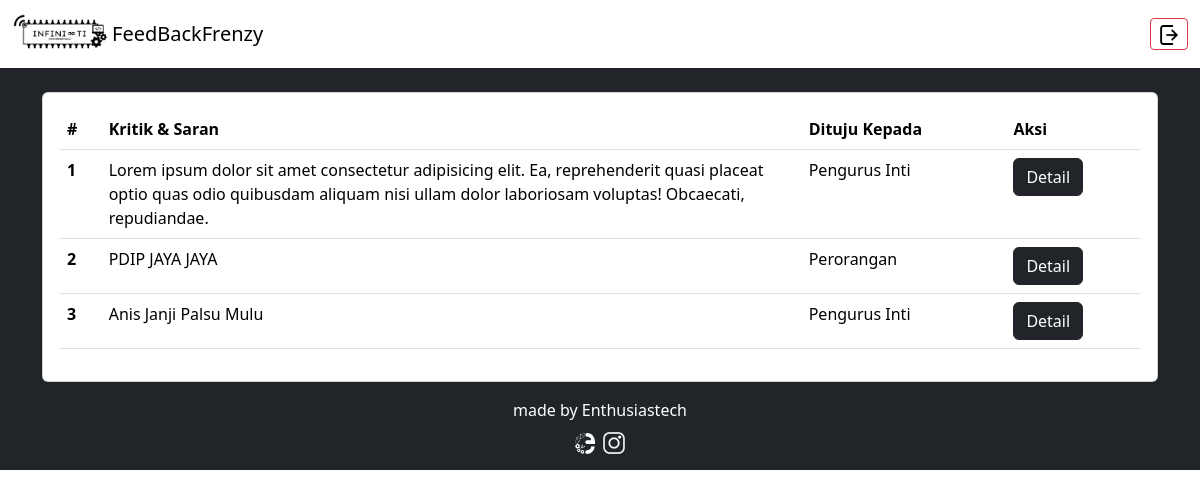
Screenshot of /dashboard.php (signed in) with the database file from the repository.
### tables this page shows
CREATE TABLE `feedback` (
  `id` int(11) NOT NULL,
  `kritik` text NOT NULL,
  `kepada` enum('Perorangan','Pengurus Inti','Keanggotaan') NOT NULL,
  `penerima` varchar(50) DEFAULT NULL
);

### dashboard.php (the view, shortened to what this page needs)
<?php
  include "koneksi/function.php";
?>
<!DOCTYPE html>
<html lang="en">
    <head>
        <link
          href="https://cdn.jsdelivr.net/npm/bootstrap@5.3.1/dist/css/bootstrap.min.css"
          rel="stylesheet"
        />
      </head>
<body>
    <div class="bg-dark h-100">
        <nav class="navbar sticky-top bg-white shadow-sm">
            <div class="container-fluid">
              <a class="navbar-brand d-flex justify-content-center align-items-center" href="#">
                <img src="asset/logo-angkatan.png" alt="Logo" width="100" class="d-inline-block align-text-top  text-center">
                FeedBackFrenzy
              </a>
                  <a class="btn btn-sm btn-outline-danger " href="logout.php" onclick="return confirm('yakin ingin logout?')">
                <img src="asset/logout.png" style="width: 20px;" alt=""></a>
            </div>
          </nav>
    <div class="container">
        <div class="card mt-4 overflow-x-scroll">
            <div class="card-body">
            <?php
            $mhs = mysqli_query($conn,"SELECT * FROM feedback");
            ?>
                <table class="table table-hover">
                    <thead>
                      <tr>
                        <th scope="col">#</th>
                        <th scope="col">Kritik & Saran</th>
                        <th scope="col">Dituju Kepada</th>
                        <th scope="col">Aksi</th>
                      </tr>
                    </thead>
                    <?php
                     $no = 1;
                     foreach($mhs as $f) :
                    ?>
                    <tbody>
                      <tr>
                        <th scope="row"><?= $no++;?></th>
                        <td style="width : 700px;"><?= $f['kritik'];?></td>
                        <td><?= $f['kepada'];?></td>
                        <td>
                            <button type="button" class="btn btn-dark" data-bs-toggle="modal" data-bs-target="#staticBackdrop<?= $f['id'];?>">
                                Detail
                            </button>
                        </td>
                      </tr>
                     <?php endforeach;?>
                    </tbody>
                  </table>
            </div>
        </div>
    </div>
</div>
<footer>
    <div class="d-flex flex-column justify-content-center align-items-center bg-dark py-3">
        <span class="fw-light text-white">made by Enthusiastech</span>
    <div class="pt-2 gap-2 d-flex">
        <a href="https://enthusiastech.vercel.app" target="_blank"><img src="asset/logo-enthusiastech-putih.png" width="20" alt=""></a>
    <a href="https://instagram.com/enthusiastech.id" target="_blank"><img src="asset/logo-ig-putih.png" height="22" alt=""></a>
    </div>
</div>
</footer>
</body>
</html>

### rows the page displays
feedback: kritik "Lorem ipsum dolor sit amet consectetur adipisicing elit. Ea, reprehenderit quasi placeat optio quas odio quibusdam aliquam nisi ullam dolor laboriosam voluptas! Obcaecati, repudiandae.", kepada "Pengurus Inti"
feedback: kritik "PDIP JAYA JAYA", kepada "Perorangan"
feedback: kritik "Anis Janji Palsu Mulu", kepada "Pengurus Inti"
